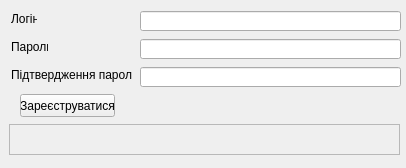
<?xml version="1.0" encoding="UTF-8"?>
<ui version="4.0">
 <class>RegisterForm</class>
 <widget class="QWidget" name="RegisterForm">
  <property name="geometry">
   <rect>
    <x>0</x>
    <y>0</y>
    <width>406</width>
    <height>168</height>
   </rect>
  </property>
  <property name="sizePolicy">
   <sizepolicy hsizetype="Fixed" vsizetype="Fixed">
    <horstretch>0</horstretch>
    <verstretch>0</verstretch>
   </sizepolicy>
  </property>
  <property name="maximumSize">
   <size>
    <width>406</width>
    <height>168</height>
   </size>
  </property>
  <property name="windowTitle">
   <string>Form</string>
  </property>
  <widget class="QLabel" name="label">
   <property name="geometry">
    <rect>
     <x>11</x>
     <y>11</y>
     <width>26</width>
     <height>16</height>
    </rect>
   </property>
   <property name="text">
    <string>Логін</string>
   </property>
  </widget>
  <widget class="QLabel" name="label_2">
   <property name="geometry">
    <rect>
     <x>11</x>
     <y>39</y>
     <width>37</width>
     <height>16</height>
    </rect>
   </property>
   <property name="text">
    <string>Пароль</string>
   </property>
  </widget>
  <widget class="QLabel" name="label_3">
   <property name="geometry">
    <rect>
     <x>11</x>
     <y>67</y>
     <width>121</width>
     <height>16</height>
    </rect>
   </property>
   <property name="text">
    <string>Підтвердження паролю</string>
   </property>
  </widget>
  <widget class="QPushButton" name="RegisterButton">
   <property name="geometry">
    <rect>
     <x>20</x>
     <y>94</y>
     <width>95</width>
     <height>23</height>
    </rect>
   </property>
   <property name="text">
    <string>Зареєструватися</string>
   </property>
  </widget>
  <widget class="QLineEdit" name="LoginlineEdit">
   <property name="geometry">
    <rect>
     <x>140</x>
     <y>11</y>
     <width>261</width>
     <height>20</height>
    </rect>
   </property>
  </widget>
  <widget class="QLineEdit" name="firstPassword">
   <property name="geometry">
    <rect>
     <x>140</x>
     <y>39</y>
     <width>261</width>
     <height>20</height>
    </rect>
   </property>
   <property name="echoMode">
    <enum>QLineEdit::Normal</enum>
   </property>
  </widget>
  <widget class="QLineEdit" name="secondPassword">
   <property name="geometry">
    <rect>
     <x>140</x>
     <y>67</y>
     <width>261</width>
     <height>20</height>
    </rect>
   </property>
   <property name="echoMode">
    <enum>QLineEdit::Normal</enum>
   </property>
  </widget>
  <widget class="QLabel" name="StatusLabel">
   <property name="geometry">
    <rect>
     <x>9</x>
     <y>124</y>
     <width>391</width>
     <height>31</height>
    </rect>
   </property>
   <property name="frameShape">
    <enum>QFrame::StyledPanel</enum>
   </property>
   <property name="frameShadow">
    <enum>QFrame::Raised</enum>
   </property>
   <property name="text">
    <string/>
   </property>
  </widget>
 </widget>
 <resources/>
 <connections/>
</ui>
